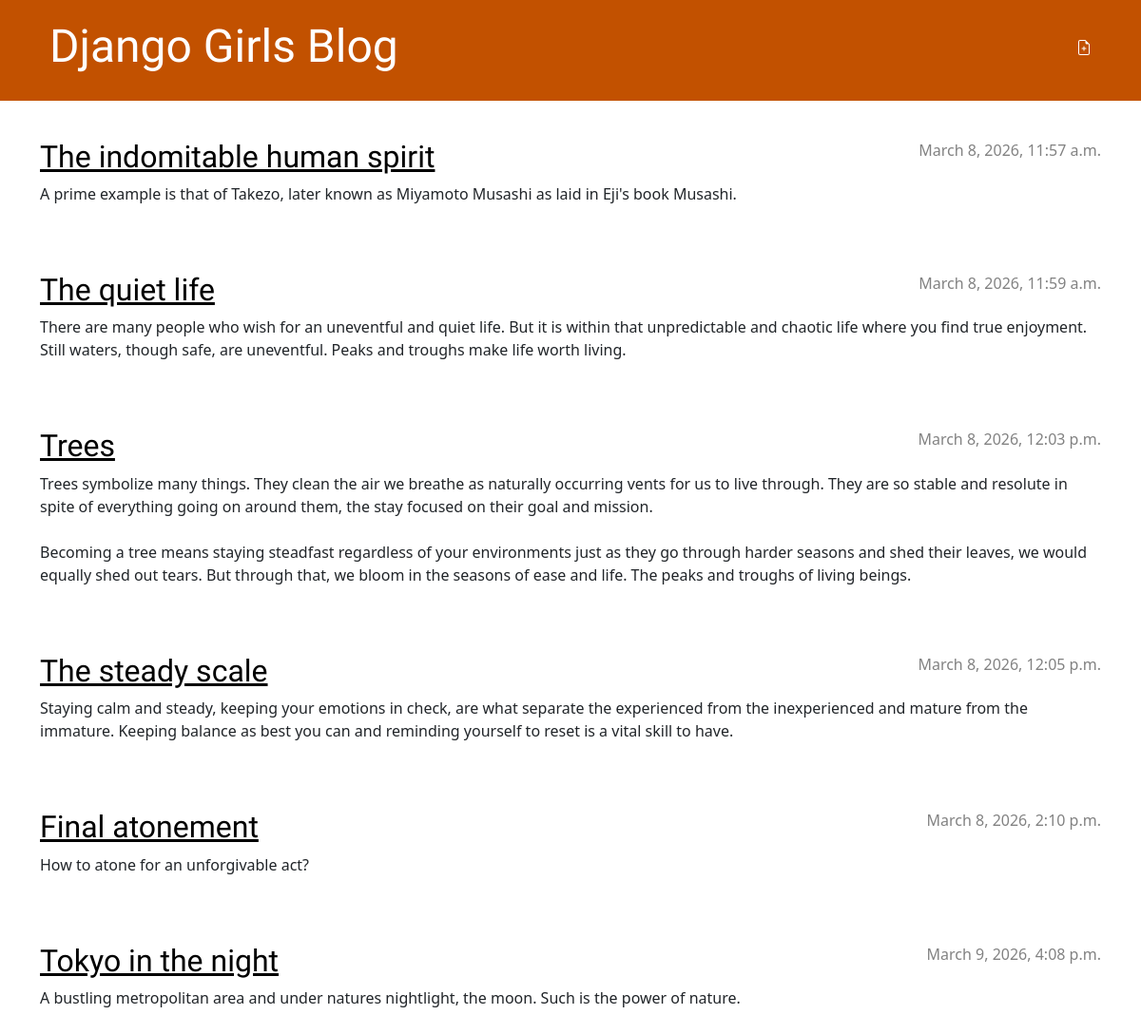
Before: / with the older database file.
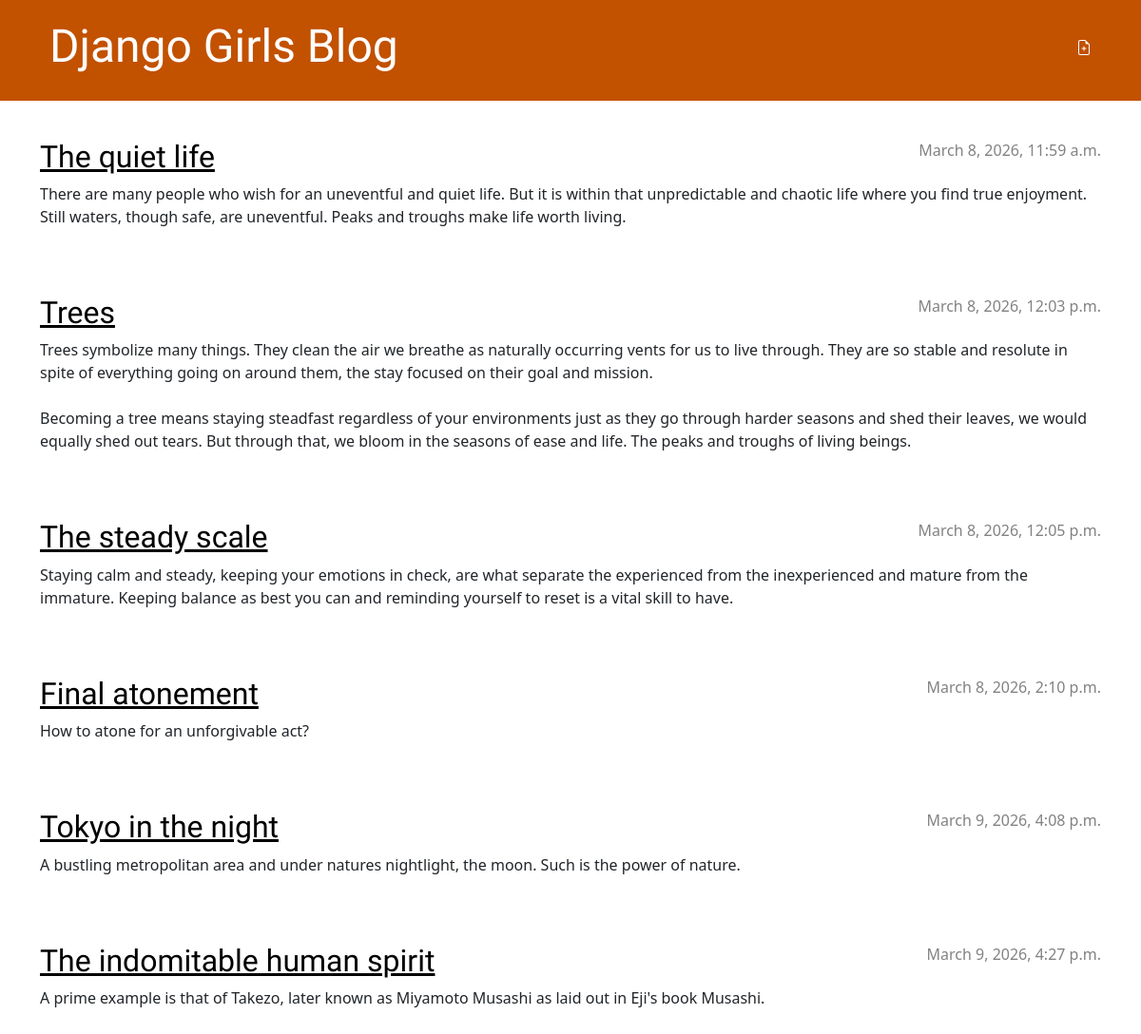
After: the same page with the newer database file.
### blog/models.py (models this page shows, shortened)
class Post(models.Model):
    author = models.ForeignKey(settings.AUTH_USER_MODEL, on_delete=models.CASCADE)
    title = models.CharField(max_length=200)
    text = models.TextField()
    created_date = models.DateTimeField(default=timezone.now)
    published_date = models.DateTimeField(blank=True, null=True)

### blog/views.py (the view)
# urls.py: path('' , views.post_list, name='post_list'),
def post_list(request):
    posts = Post.objects.filter(published_date__lte=timezone.now()).order_by('published_date')
    return render(request, 'blog/post_list.html', {'posts': posts})

### blog/templates/blog/post_list.html (shortened to what this page needs)
{% extends "blog/base.html" %}
{% block content%}
    {% for post in posts %}
        <article class="post">
            <time class="date">
                {{ post.published_date }}
            </time>
            <h2><a href="{% url 'post_detail' pk=post.pk %}">{{ post.title }}</a></h2>
            <p>{{ post.text|linebreaksbr }}</p>
        </article>
    {% endfor %}
{% endblock %}

### blog/templates/blog/base.html (shortened to what this page needs)
{% load static %}
<!DOCTYPE html>
<html>
    <head>
        <link rel="stylesheet" href="https://cdn.jsdelivr.net/npm/bootstrap@5.3.3/dist/css/bootstrap.min.css">
        <link rel="stylesheet" href="{% static 'css/blog.css' %}">
    </head>
    <body>
        <header class="page-header">
            <div class="container">
                <a href="{% url 'post_new' %}" class="top-menu">
                </a>
                <h1><a href="/">Django Girls Blog</a></h1>
            </div>
        </header>
        <main class="container">
            <div class="row">
                <div class="col">
                {% block content %}
                {% endblock %}
                </div>
            </div>
        </main>
    </body>
</html>

### blog/static/css/blog.css (style rules this page uses)
.page-header { background-color: #C25100; margin-top: 0; margin-bottom: 40px; padding: 20px 20px 20px 40px; }
.page-header h1, .page-header h1 a, .page-header h1 a:visited, .page-header h1 a:active { color: #ffffff; font-size: 36pt; text-decoration: none; }
h1, h2, h3, h4 { font-family: 'Lobster', cursive; }
.date { color: #828282; }
.top-menu, .top-menu:hover, .top-menu:visited { color: #ffffff; float: right; font-size: 26pt; margin-right: 20px; }
.post { margin-bottom: 70px; }
.post h2 a, .post h2 a:visited { color: #000000; }
.post > .date, .post > .actions { float: right; }

Changed rows visible on the page:
changed Post "The indomitable human spirit": published_date "March 8, 2026, 11:57 a.m." → "March 9, 2026, 4:27 p.m."; text "A prime example is that of Takezo, later known as Miyamoto Musashi as laid in Eji's book Musashi." → "A prime example is that of Takezo, later known as Miyamoto Musashi as laid out in Eji's book Musashi."; moves down the list
